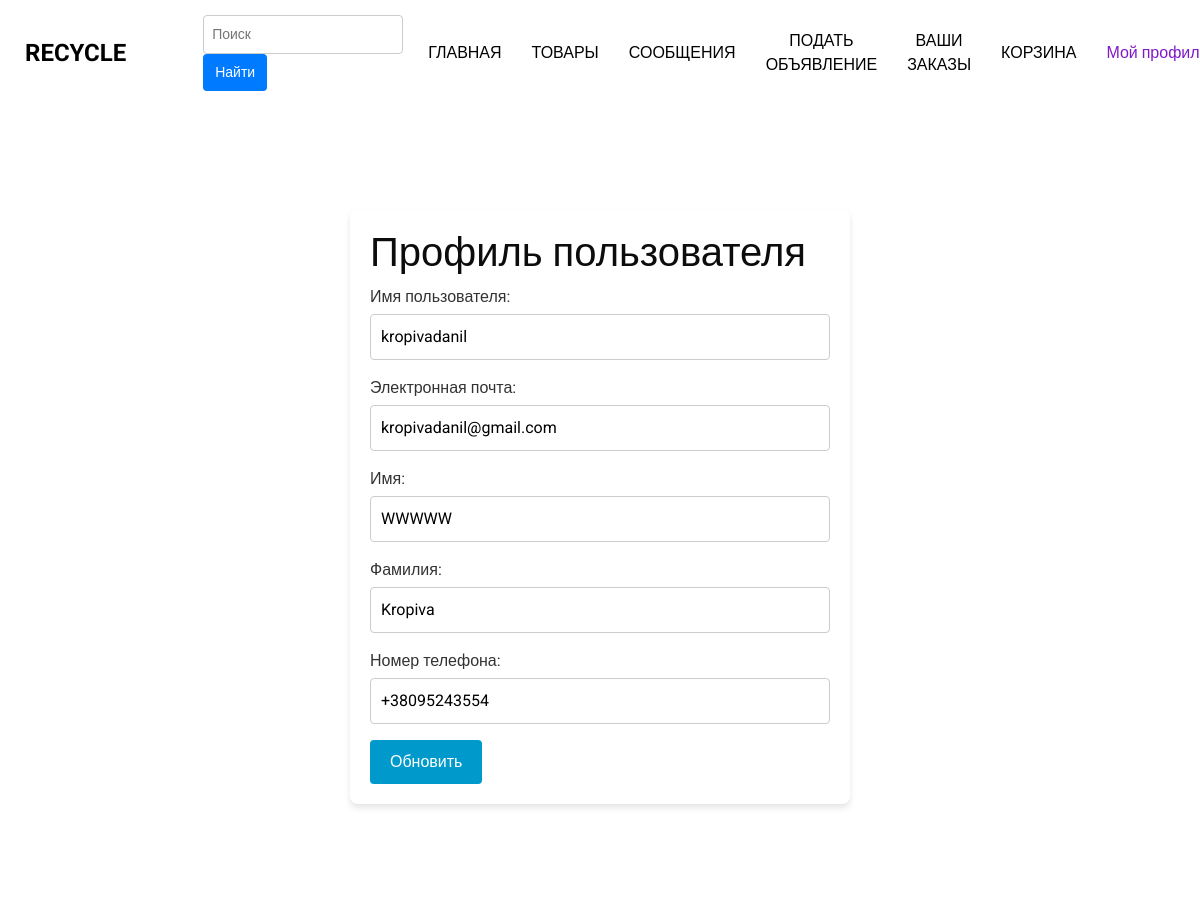
Before: /accounts/profile/ (signed in) with the older database file.
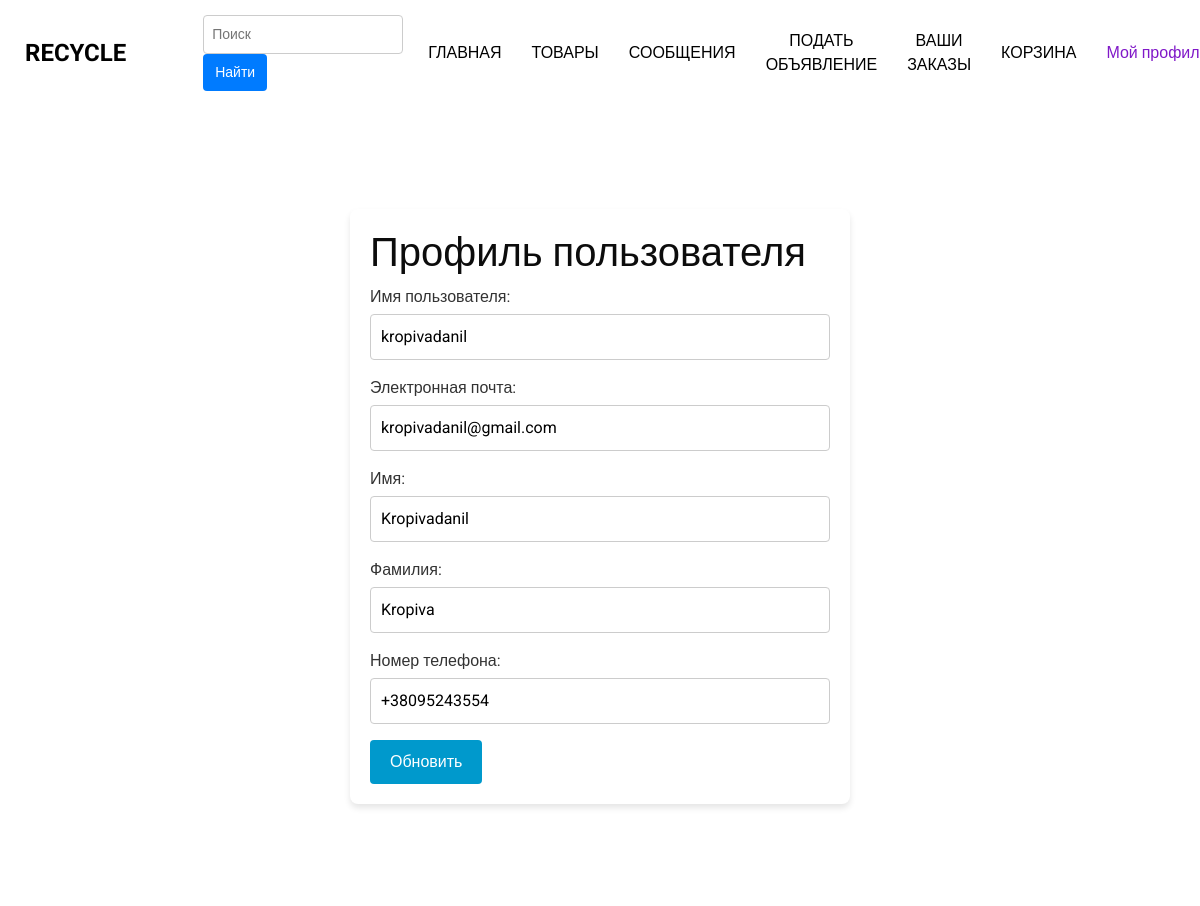
After: the same page with the newer database file.
### accounts/models.py (models this page shows, shortened)
class User(AbstractUser):
    phone_number = models.CharField(max_length=20, verbose_name="Номер телефона")
    city = models.CharField(max_length=100, choices=CITY_CHOICES, verbose_name="Населенный пункт")
    average_rating = models.DecimalField(max_digits=3, decimal_places=2, default=0.0, verbose_name="Средний рейтинг")
    total_ratings = models.PositiveIntegerField(default=0, verbose_name="Количество оценок")

### accounts/views.py (the view)
# urls.py: path('profile/', views.profile, name='profile'),
def profile(request):
    if request.method == "POST":
        services.get_and_update_fields(request)
        return redirect('profile')
    return render(request, 'users/profile.html', {'user': request.user})

### templates/users/profile.html (shortened to what this page needs)
{% extends 'products/new/base.html' %}
{% load static %}
{%block styles%}<link rel="stylesheet" type="text/css" href="{% static 'profile.css' %}">{% endblock %}
{% block content %}
<div class="profile-container">
    <div class="profile-box">
        <h1>Профиль пользователя</h1>
        <form method="post">
            <div class="form-group">
                <label for="username">Имя пользователя:</label>
                <input type="text" id="username" name="username" value="{{ user.username }}" required>
            </div>
            <div class="form-group">
                <label for="email">Электронная почта:</label>
                <input type="text" id="email" name="email" value="{{ user.email }}" required>
            </div>
            <div class="form-group">
                <label for="first_name">Имя: </label>
                <input type="text" name="first_name" value="{{ user.first_name }}" required>
            </div>
            <div class="form-group">
                <label for="last_name">Фамилия: </label>
                <input type="text" name="last_name" value="{{ user.last_name }}" required>
            </div>
            <div class="form-group">
                <label for="phone_number">Номер телефона: </label>
                <input type="text" name="phone_number" value="{{ user.phone_number }}" required>
            </div>
            <input type="submit" value="Обновить" class="custom-button">
        </form>
    </div>
</div>
{% endblock %}

Changed rows visible on the page:
changed User "kropivadanil": first_name "WWWWW" → "Kropivadanil"
